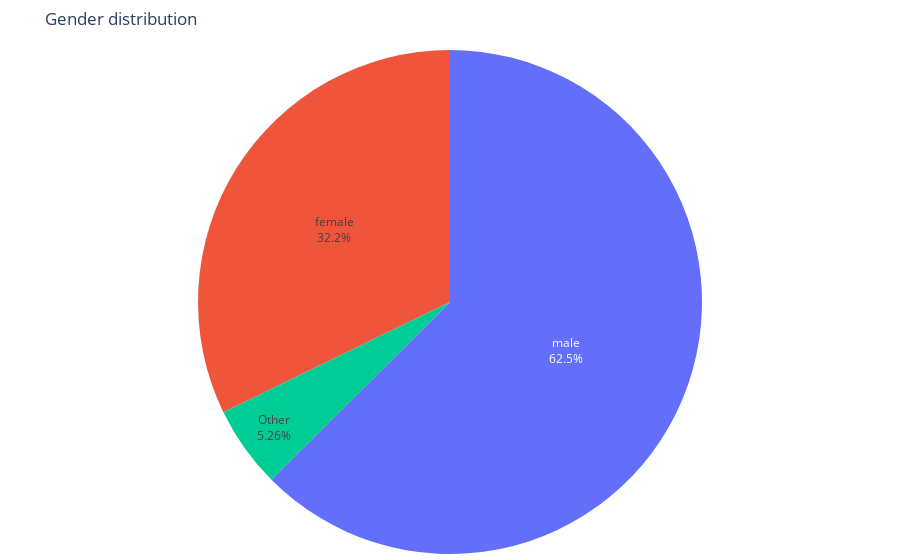

The notebook cell this image was saved under:
### Code cell
df.loc[~df.gender.isin(["male", "female"]), "gender"] = "Other"
genders = dict(Counter(df.gender.dropna()))
#genders = dict(Counter([elem[0] if len(elem) == 1 else "bigender" for elem in df.gender.dropna()]))
fig = px.pie(df, values = genders.values(), names=genders.keys(), title = 'Gender distribution')
fig.update_layout(margin=dict(t=50, b=6, l=50, r=50))
#fig.update_layout(title_text='Gender proportion', title_x=0.47)
fig.update_traces(textposition='inside', textinfo='percent+label')
fig.update_layout(showlegend=False)
fig.show()
fig.write_html("gender_distribution.html")

### Figure 1 — Plotly figure (JSON) as saved in the notebook; plotly's stock layout.template omitted (floating-point values rounded to 4 significant figures)
{"data": [{"domain": {"x": [0, 1], "y": [0, 1]}, "hovertemplate": "label=%{label}<br>value=%{value}<extra></extra>", "labels": ["female", "male", "Other"], "legendgroup": "", "name": "", "showlegend": true, "textinfo": "percent+label", "textposition": "inside", "type": "pie", "values": [36954, 71758, 6034]}], "layout": {"autosize": true, "legend": {"tracegroupgap": 0}, "margin": {"b": 6, "l": 50, "r": 50, "t": 50}, "showlegend": false, "title": {"text": "Gender distribution"}}}
